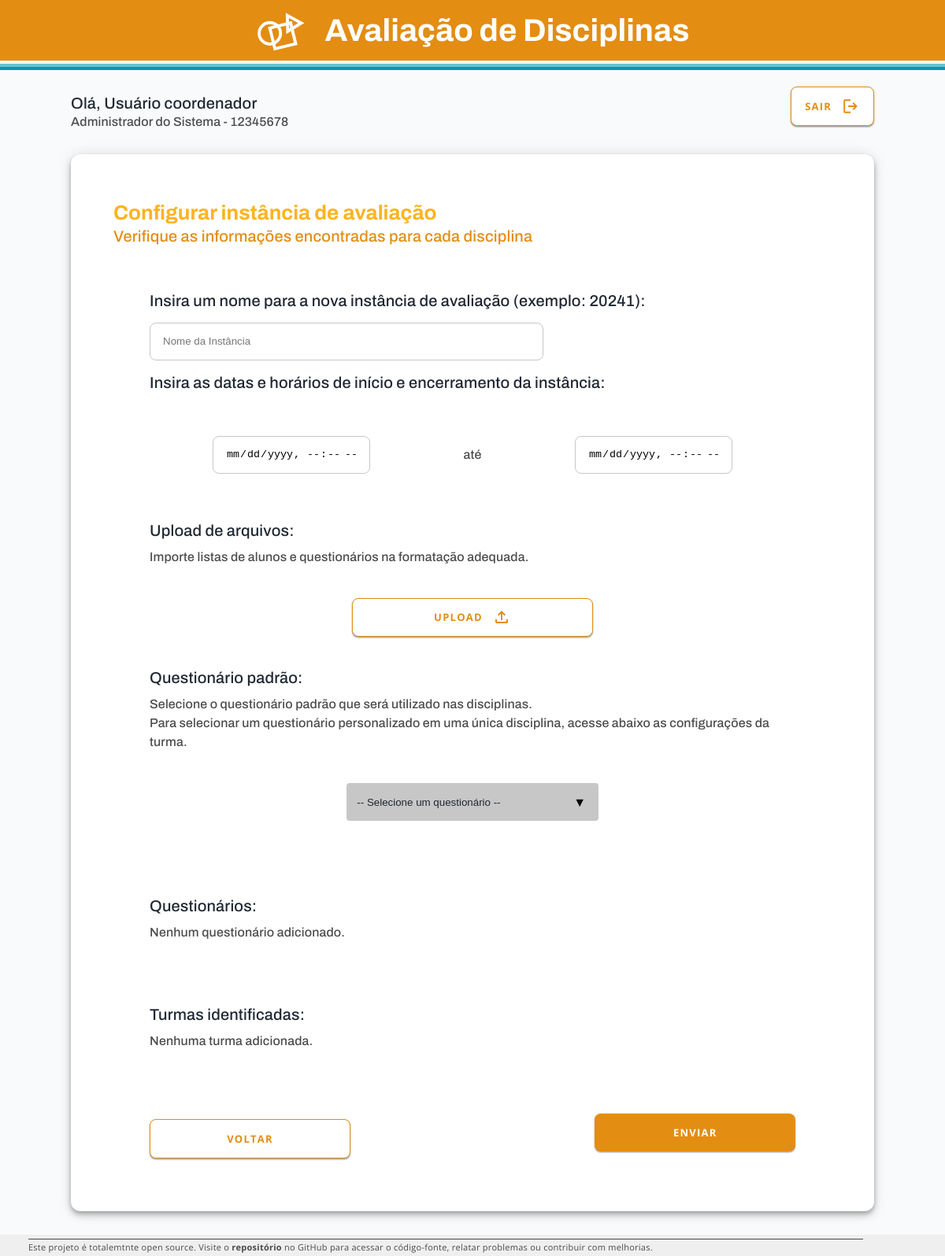
Before: /views/nova_instancia_2.php (signed in) with the older database file.
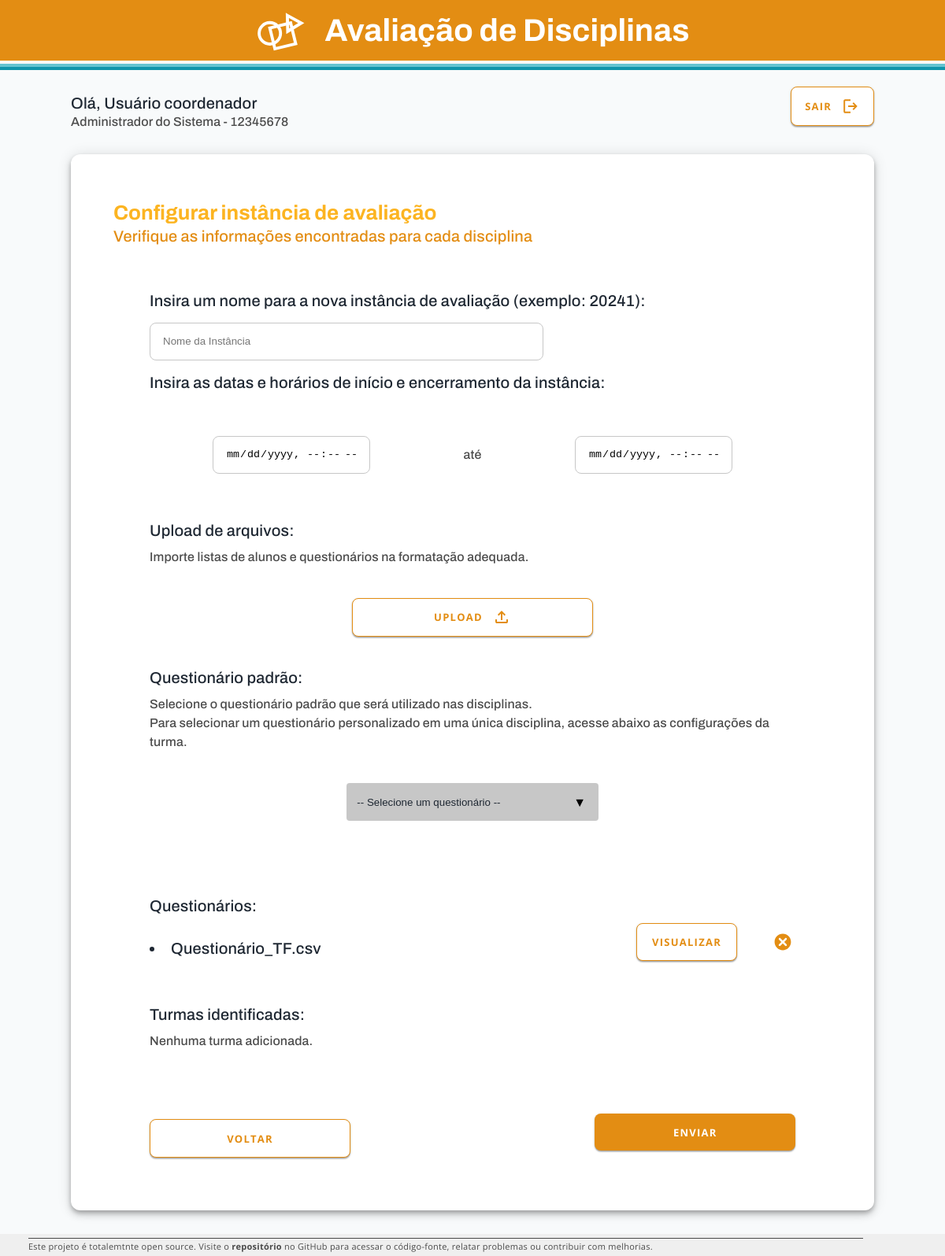
After: the same page with the newer database file.
### tables this page shows
CREATE TABLE `user` (
  `user_id` varchar(255) NOT NULL,
  `user_type` varchar(255) NOT NULL,
  `name` varchar(255) NOT NULL,
  `password` varchar(255) NOT NULL,
  `email` varchar(255) NOT NULL,
  `course` varchar(255) NOT NULL
);

CREATE TABLE `files` (
  `file` varchar(255) NOT NULL,
  `file_type` varchar(255) NOT NULL
);

### views/nova_instancia_2.php (the view, shortened to what this page needs)
<?php
include('../config.php');
$username = $_SESSION['username'];
$query_user_info = "SELECT * FROM user WHERE user_id = ?";
$stmt_user_info = $conn->prepare($query_user_info);
$stmt_user_info->bind_param("s", $username);
$stmt_user_info->execute();
$result_user_info = $stmt_user_info->get_result();
$row = $result_user_info->fetch_assoc();
$name = $row['name'];
$welcome_message = "Olá, $name";
$course_info = "Administrador do Sistema - $username";
?>
<html lang="pt-br">
<head>
    <link rel="stylesheet" href="..\css\styles.css" type="text/css">
</head>
<body>
    <div class="header">
        <div class="logo_name">
            <img src="..\images\logo.svg" alt="Logo" class="logo">
            <h1>Avaliação de Disciplinas</h1>
        </div>
        <div class="line"></div>
        <div class="line" id="standart"></div>
        <div class="line" id="darker"></div>
    </div>
    <div class="content">
        <div class="top_menu">
            <div class="user_info">
                <h3><?php echo $welcome_message; ?></h3>
                <h4><?php echo $course_info; ?></h4>
            </div>
            <form class="logout" action="..\controllers\logout.php" method="POST">
                <label for="logout" class="button_negative" id="logout">
                    Sair <img src="..\images\logout.svg" alt="logout" class="button_image">
                </label>
            </form>
        </div>
        <div class="block" id="index">
            <div class="survey_title">
                <h2>Configurar instância de avaliação</h2>
                <h3 class="survey">Verifique as informações encontradas para cada disciplina</h3>
            </div>
            <div class="master">
                <form id="criar_instancia" action="../controllers/criar_instancia.php" method="POST">
                    <h3>Insira um nome para a nova instância de avaliação (exemplo: 20241):</h3>
                    <input class="login" type="text" id="subject_name" name="instance_id" placeholder="Nome da Instância" required>
                    <h3>Insira as datas e horários de início e encerramento da instância:</h3>
                    <div class="survey_buttons">
                        <input class="login" type="datetime-local" id="instance_date_beginning" name="instance_date_beginning" required>
                        <h4>até</h4>
                        <input class="login" type="datetime-local" id="instance_date_end" name="instance_date_end" required>
                    </div>
                </form>
                <h3>Upload de arquivos:</h3>
                <h4 id="subtitle_index_admin_2">Importe listas de alunos e questionários na formatação adequada.</h4>
                <form id="upload-form" class="center" action="../controllers/import.php" method="POST" enctype="multipart/form-data">
                    <label for="file-upload" class="button_negative">
                        UPLOAD <img src="..\images\upload.svg" alt="Upload" class="button_image">
                    </label>
                </form>
                <h3>Questionário padrão:</h3>
                <h4 id="subtitle_index_admin_2">
                    Selecione o questionário padrão que será utilizado nas disciplinas.
                    <br>
                    Para selecionar um questionário personalizado em uma única disciplina, acesse abaixo as configurações da turma.
                </h4>
                <div class="center">
                    <form class="select" id="select_instance" method="POST">
                        <select class="select_instance" name="questionnaire_name" id="instance" required form="criar_instancia">
                        <option disabled selected value> -- Selecione um questionário -- </option>
                        </select>
                    </form>
                </div>
                <h3 class="list-tile">Questionários:</h3>
                <?php
                    $query = "SELECT * FROM files WHERE file_type='Questionário'";
                    $stmt = $conn->prepare($query);
                    $stmt->execute();
                    $result = $stmt->get_result();
                    if($result->num_rows == 0){
                        echo "<h4>Nenhum questionário adicionado.</h4>";
                    }
                    while ($row = $result->fetch_assoc()) {
                        $file = $row['file'];
                        ?>
                        <div class='row_content'>
                            <li><?php echo "$file"?></li>
                            <div class="inline_buttons">
                                <form id="preview-form" class="center" action="visualizar_questionario.php" method="POST" enctype="multipart/form-data" target="_blank">
                                    <button class="button_negative"> VISUALIZAR </button>
                                </form>
                                <form class='confirm' action='../controllers/excluir_arquivo.php' method='POST'>
                                    <button class='image-button' type=submit>
                                        <img src='..\images\delete.svg' alt='Delete' class='close'>
                                    </button>
                                </form>
                            </div>
                        </div>
                    <?php
                    }
                    ?>
                <h3 class="list-tile">Turmas identificadas:</h3>
                <?php
                    $query = "SELECT * FROM `class-temp`";
                    $stmt = $conn->prepare($query);
                    $stmt->execute();
                    $result = $stmt->get_result();
                    if($result->num_rows == 0){
                        echo "<h4>Nenhuma turma adicionada.</h4>";
                    }
                        ?>
                <div class="survey_buttons">
                    <a class="button_negative" href='index_master.php' id="survey_negative">VOLTAR</a>
                    <form>
                        <button type="submit" id="survey_positive" action="index_master.php" form="criar_instancia">ENVIAR</button>
                </div>
            </div>
        </div>
    </div>
    <div class="footer">
        <div class="footer_content">
            <a href="https://github.com/douglasluchetti/pub2427-2023" class="footer" target="_blank" rel="noopener noreferrer">Este projeto é totalemtnte open source. Visite o <strong>repositório</strong> no GitHub para acessar o código-fonte, relatar problemas ou contribuir com melhorias.</a>
        </div>
    </div>
</body>
</html>

Changed rows visible on the page:
added files: file "Questionário_TF.csv"
Other visible differences:
text no longer shown: "Nenhum questionário adicionado."
